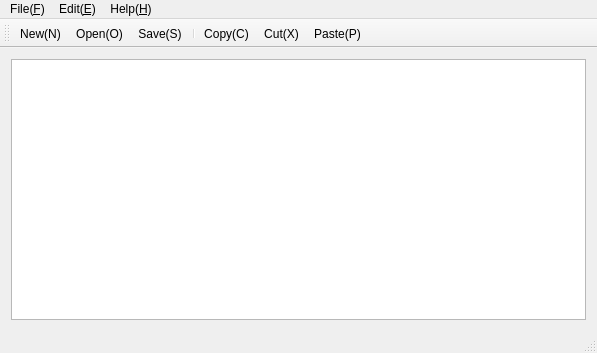
<?xml version="1.0" encoding="UTF-8"?>
<ui version="4.0">
 <class>MainWindow</class>
 <widget class="QMainWindow" name="MainWindow">
  <property name="geometry">
   <rect>
    <x>0</x>
    <y>0</y>
    <width>597</width>
    <height>353</height>
   </rect>
  </property>
  <property name="windowTitle">
   <string>MainWindow</string>
  </property>
  <widget class="QWidget" name="centralWidget">
   <layout class="QVBoxLayout" name="verticalLayout">
    <item>
     <widget class="QTextEdit" name="textEdit">
      <property name="styleSheet">
       <string notr="true">border-image: url(:/new/icons/images/ss.jpg);</string>
      </property>
     </widget>
    </item>
   </layout>
  </widget>
  <widget class="QMenuBar" name="menuBar">
   <property name="geometry">
    <rect>
     <x>0</x>
     <y>0</y>
     <width>597</width>
     <height>25</height>
    </rect>
   </property>
   <widget class="QMenu" name="menuFile">
    <property name="title">
     <string>File(&amp;F)</string>
    </property>
    <addaction name="newAction"/>
    <addaction name="openAction"/>
    <addaction name="saveAction"/>
    <addaction name="saveAsAction"/>
    <addaction name="separator"/>
    <addaction name="printAction"/>
    <addaction name="exitAction"/>
   </widget>
   <widget class="QMenu" name="menuEdit_E">
    <property name="title">
     <string>Edit(&amp;E)</string>
    </property>
    <addaction name="undoAction"/>
    <addaction name="redoAction"/>
    <addaction name="separator"/>
    <addaction name="copyAction"/>
    <addaction name="cutAction"/>
    <addaction name="pasteAction"/>
    <addaction name="selectAllAction"/>
    <addaction name="separator"/>
    <addaction name="datetimeAction"/>
    <addaction name="setFontAction"/>
    <addaction name="setColorAction"/>
   </widget>
   <widget class="QMenu" name="menuHelp_H">
    <property name="title">
     <string>Help(&amp;H)</string>
    </property>
    <addaction name="updateAction"/>
    <addaction name="aboutSoftwareAction"/>
    <addaction name="helpAction"/>
    <addaction name="aboutWebAction"/>
    <addaction name="aboutQtAction"/>
   </widget>
   <addaction name="menuFile"/>
   <addaction name="menuEdit_E"/>
   <addaction name="menuHelp_H"/>
  </widget>
  <widget class="QToolBar" name="mainToolBar">
   <attribute name="toolBarArea">
    <enum>TopToolBarArea</enum>
   </attribute>
   <attribute name="toolBarBreak">
    <bool>false</bool>
   </attribute>
   <addaction name="newAction"/>
   <addaction name="openAction"/>
   <addaction name="saveAction"/>
   <addaction name="separator"/>
   <addaction name="copyAction"/>
   <addaction name="cutAction"/>
   <addaction name="pasteAction"/>
  </widget>
  <widget class="QStatusBar" name="statusBar"/>
  <action name="newAction">
   <property name="icon">
    <iconset resource="res.qrc">
     <normaloff>:/new/icons/images/new.png</normaloff>:/new/icons/images/new.png</iconset>
   </property>
   <property name="text">
    <string>New(&amp;N)</string>
   </property>
  </action>
  <action name="openAction">
   <property name="icon">
    <iconset resource="res.qrc">
     <normaloff>:/new/icons/images/open.png</normaloff>:/new/icons/images/open.png</iconset>
   </property>
   <property name="text">
    <string>Open(&amp;O)</string>
   </property>
  </action>
  <action name="saveAction">
   <property name="icon">
    <iconset resource="res.qrc">
     <normaloff>:/new/icons/images/save.png</normaloff>:/new/icons/images/save.png</iconset>
   </property>
   <property name="text">
    <string>Save(&amp;S)</string>
   </property>
  </action>
  <action name="saveAsAction">
   <property name="icon">
    <iconset resource="res.qrc">
     <normaloff>:/new/icons/images/save.png</normaloff>:/new/icons/images/save.png</iconset>
   </property>
   <property name="text">
    <string>Save As (&amp;A)</string>
   </property>
  </action>
  <action name="printAction">
   <property name="text">
    <string>Print(&amp;P)</string>
   </property>
  </action>
  <action name="exitAction">
   <property name="text">
    <string>Exit(&amp;X)</string>
   </property>
  </action>
  <action name="undoAction">
   <property name="text">
    <string>Undo(&amp;U)</string>
   </property>
  </action>
  <action name="redoAction">
   <property name="text">
    <string>Redo(&amp;R)</string>
   </property>
  </action>
  <action name="copyAction">
   <property name="icon">
    <iconset resource="res.qrc">
     <normaloff>:/new/icons/images/copy.png</normaloff>:/new/icons/images/copy.png</iconset>
   </property>
   <property name="text">
    <string>Copy(&amp;C)</string>
   </property>
  </action>
  <action name="cutAction">
   <property name="icon">
    <iconset resource="res.qrc">
     <normaloff>:/new/icons/images/cut.png</normaloff>:/new/icons/images/cut.png</iconset>
   </property>
   <property name="text">
    <string>Cut(&amp;X)</string>
   </property>
  </action>
  <action name="pasteAction">
   <property name="icon">
    <iconset resource="res.qrc">
     <normaloff>:/new/icons/images/paste.png</normaloff>:/new/icons/images/paste.png</iconset>
   </property>
   <property name="text">
    <string>Paste(&amp;P)</string>
   </property>
  </action>
  <action name="selectAllAction">
   <property name="text">
    <string>Select All(&amp;A)</string>
   </property>
  </action>
  <action name="datetimeAction">
   <property name="text">
    <string>Date(&amp;D)</string>
   </property>
  </action>
  <action name="setFontAction">
   <property name="text">
    <string>Font(&amp;F)</string>
   </property>
  </action>
  <action name="setColorAction">
   <property name="text">
    <string>Color(&amp;L)</string>
   </property>
  </action>
  <action name="updateAction">
   <property name="text">
    <string>Update(&amp;U)</string>
   </property>
  </action>
  <action name="aboutSoftwareAction">
   <property name="text">
    <string>About Software(&amp;S)</string>
   </property>
  </action>
  <action name="helpAction">
   <property name="text">
    <string>Help(&amp;E)</string>
   </property>
  </action>
  <action name="aboutWebAction">
   <property name="text">
    <string>About Web(&amp;W)</string>
   </property>
  </action>
  <action name="aboutQtAction">
   <property name="text">
    <string>About Qt(&amp;Q)</string>
   </property>
  </action>
 </widget>
 <layoutdefault spacing="6" margin="11"/>
 <resources>
  <include location="res.qrc"/>
 </resources>
 <connections/>
</ui>
